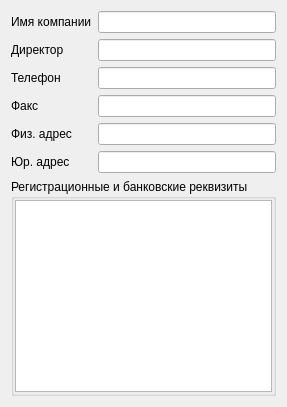
     <widget class="QWidget" name="pageRequisites">
      <layout class="QGridLayout" name="gridLayout">
       <item row="0" column="0">
        <widget class="QLabel" name="label_24">
         <property name="text">
          <string>Имя компании</string>
         </property>
        </widget>
       </item>
       <item row="0" column="1">
        <widget class="QLineEdit" name="lineEditCompanyName"/>
       </item>
       <item row="1" column="0">
        <widget class="QLabel" name="label_25">
         <property name="text">
          <string>Директор</string>
         </property>
        </widget>
       </item>
       <item row="1" column="1">
        <widget class="QLineEdit" name="lineEditCompanyDirector"/>
       </item>
       <item row="2" column="0">
        <widget class="QLabel" name="label_26">
         <property name="text">
          <string>Телефон</string>
         </property>
        </widget>
       </item>
       <item row="2" column="1">
        <widget class="QLineEdit" name="lineEditCompanyPhone"/>
       </item>
       <item row="3" column="0">
        <widget class="QLabel" name="label_27">
         <property name="text">
          <string>Факс</string>
         </property>
        </widget>
       </item>
       <item row="3" column="1">
        <widget class="QLineEdit" name="lineEditCompanyFax"/>
       </item>
       <item row="4" column="0">
        <widget class="QLabel" name="label_28">
         <property name="text">
          <string>Физ. адрес</string>
         </property>
        </widget>
       </item>
       <item row="4" column="1">
        <widget class="QLineEdit" name="lineEditCompanyMailAddress"/>
       </item>
       <item row="5" column="0">
        <widget class="QLabel" name="label_29">
         <property name="text">
          <string>Юр. адрес</string>
         </property>
        </widget>
       </item>
       <item row="5" column="1">
        <widget class="QLineEdit" name="lineEditCompanyOfficialAddress"/>
       </item>
       <item row="6" column="0" colspan="2">
        <widget class="QGroupBox" name="groupBoxCompanyRequisites">
         <property name="title">
          <string>Регистрационные и банковские реквизиты</string>
         </property>
         <layout class="QVBoxLayout" name="verticalLayout_9">
          <property name="spacing">
           <number>1</number>
          </property>
          <property name="leftMargin">
           <number>1</number>
          </property>
          <property name="topMargin">
           <number>1</number>
          </property>
          <property name="rightMargin">
           <number>1</number>
          </property>
          <property name="bottomMargin">
           <number>1</number>
          </property>
          <item>
           <widget class="QTreeView" name="treeViewRequisites">
            <property name="alternatingRowColors">
             <bool>true</bool>
            </property>
            <property name="selectionBehavior">
             <enum>QAbstractItemView::SelectItems</enum>
            </property>
            <property name="rootIsDecorated">
             <bool>false</bool>
            </property>
           </widget>
          </item>
         </layout>
        </widget>
       </item>
      </layout>
     </widget>
